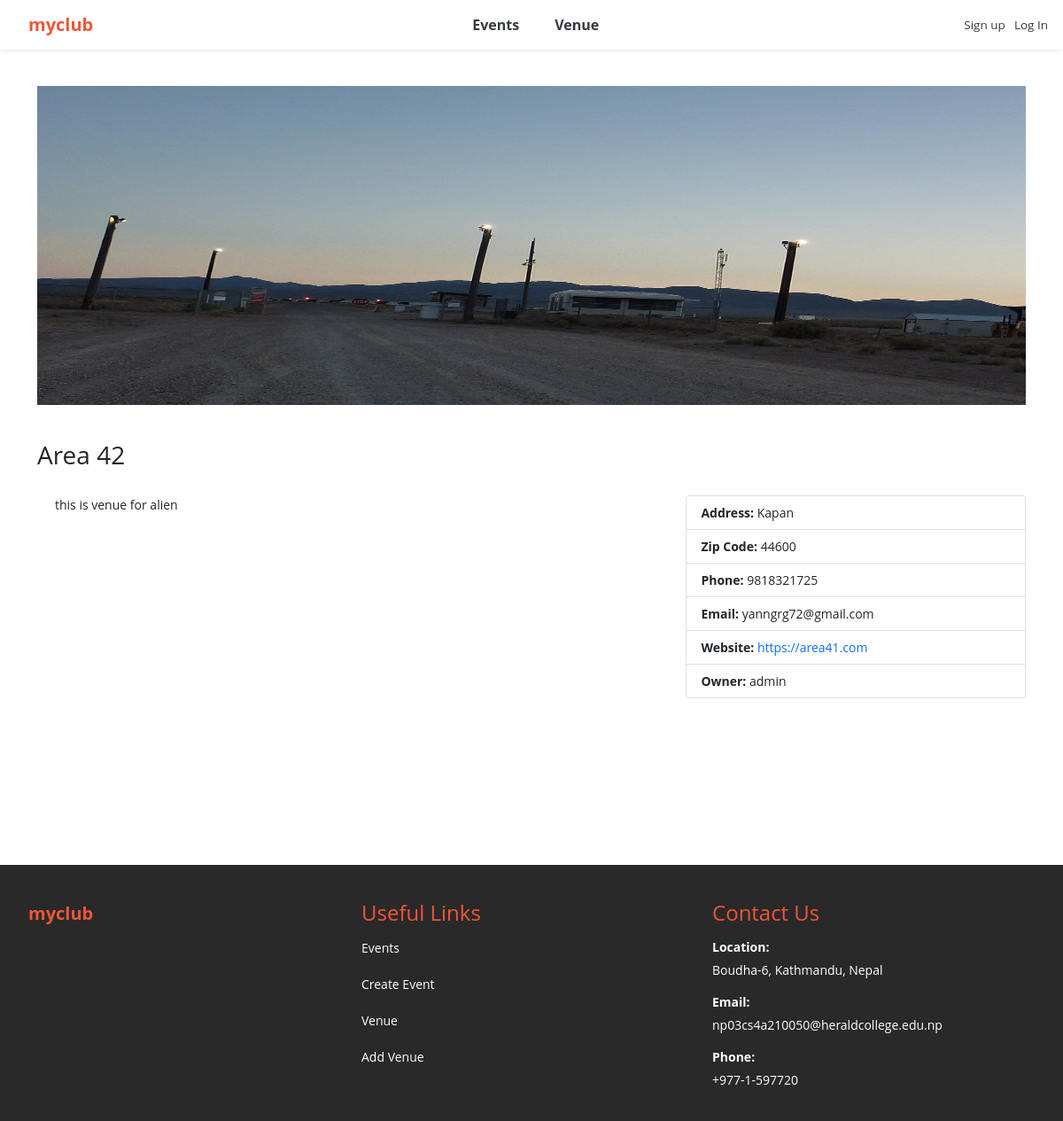
/show_venue/2, run on an earlier commit of the app's database.
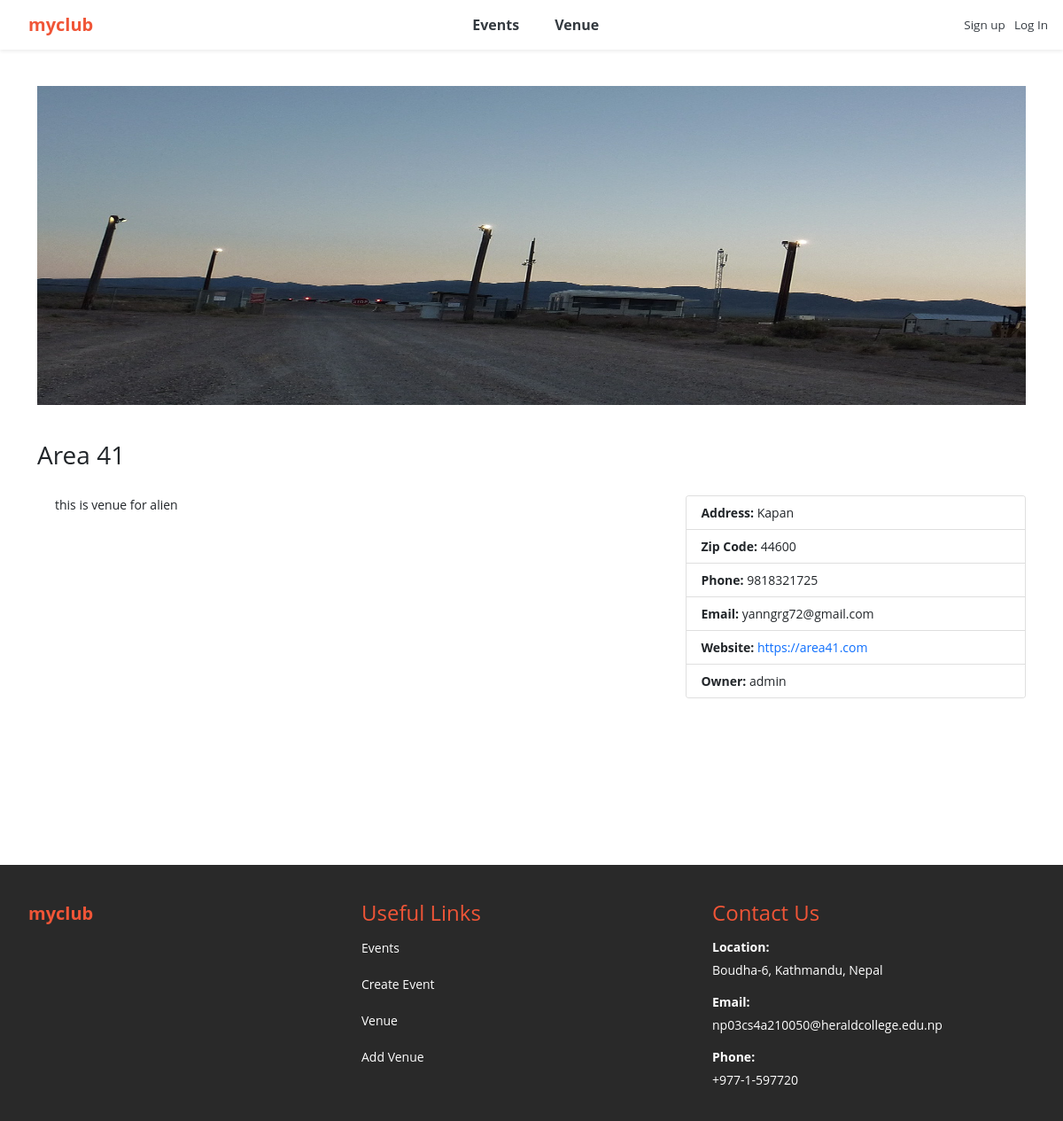
And on a later commit of the database.
### events/models.py (models this page shows)
class Venue(models.Model):
	name = models.CharField('Venue Name', max_length=120)
	address = models.CharField(max_length=300)
	zip_code = models.CharField('Zip Code', max_length=15)
	phone = models.CharField('Contact Phone', max_length=25, blank=True)
	web = models.URLField('Website Address', blank=True)
	email_address = models.EmailField('Email Address', blank=True)
	owner = models.IntegerField("Venue Owner", blank=False, default=1)
	venue_description = models.TextField(blank=True)
	venue_image = models.ImageField(null=True, blank=True, upload_to="images/")
	def __str__(self):
		return self.name
	class Meta:
		ordering = ['name']

### events/views.py (the view)
# urls.py: path('show_venue/<venue_id>', views.show_venue, name='show-venue'),
def show_venue(request, venue_id):
	venue = Venue.objects.get(pk=venue_id)
	venue_owner = User.objects.get(pk=venue.owner)
	return render(request, 'events/show_venue.html',
		{'venue': venue,
		'venue_owner': venue_owner})

### events/templates/events/show_venue.html
{% extends 'events/base.html' %}
{% block content %}
<div class="venue-details">
    {% if venue.venue_image %}
        <div class="venue-image-container">
            <img src="{{ venue.venue_image.url }}" alt="{{ venue.name }} Image" class="venue-image">
        </div>
    {% endif %}
    <h3>{{ venue }}</h3>
    <div class="flex-container">
	    <div class="description">
	    {% if venue.venue_description %}
	        <p>{{ venue.venue_description }}</p>
	    {% endif %}
	    </div>
	    <div class="card car">
	    	<ul class="list-group list-group-flush">
		        {% if venue.address %}
		            <li class="list-group-item"><strong>Address:</strong> {{ venue.address }}</li>
		        {% endif %}
		        {% if venue.zip_code %}
		            <li class="list-group-item"><strong>Zip Code:</strong> {{ venue.zip_code }}</li>
		        {% endif %}
		        {% if venue.phone %}
		            <li class="list-group-item"><strong>Phone:</strong> {{ venue.phone }}</li>
		        {% endif %}
		        {% if venue.email_address %}
		            <li class="list-group-item"><strong>Email:</strong> {{ venue.email_address }}</li>
		        {% endif %}
		        {% if venue.web %}
		            <li class="list-group-item"><strong>Website:</strong> <a href="{{ venue.web }}" target="_blank" style="text-decoration: none;">{{ venue.web }}</a></li>
		        {% endif %}
		        {% if venue_owner %}
		            <li class="list-group-item"><strong>Owner:</strong> {{ venue_owner }}</li>
		        {% endif %}
		    </ul>
		</div>
	</div>
</div>
<br><br><br>
{% endblock %}

What changed in the data, as far as the page shows it:
changed Venue "this is venue for alien": name "Area 42" → "Area 41"
